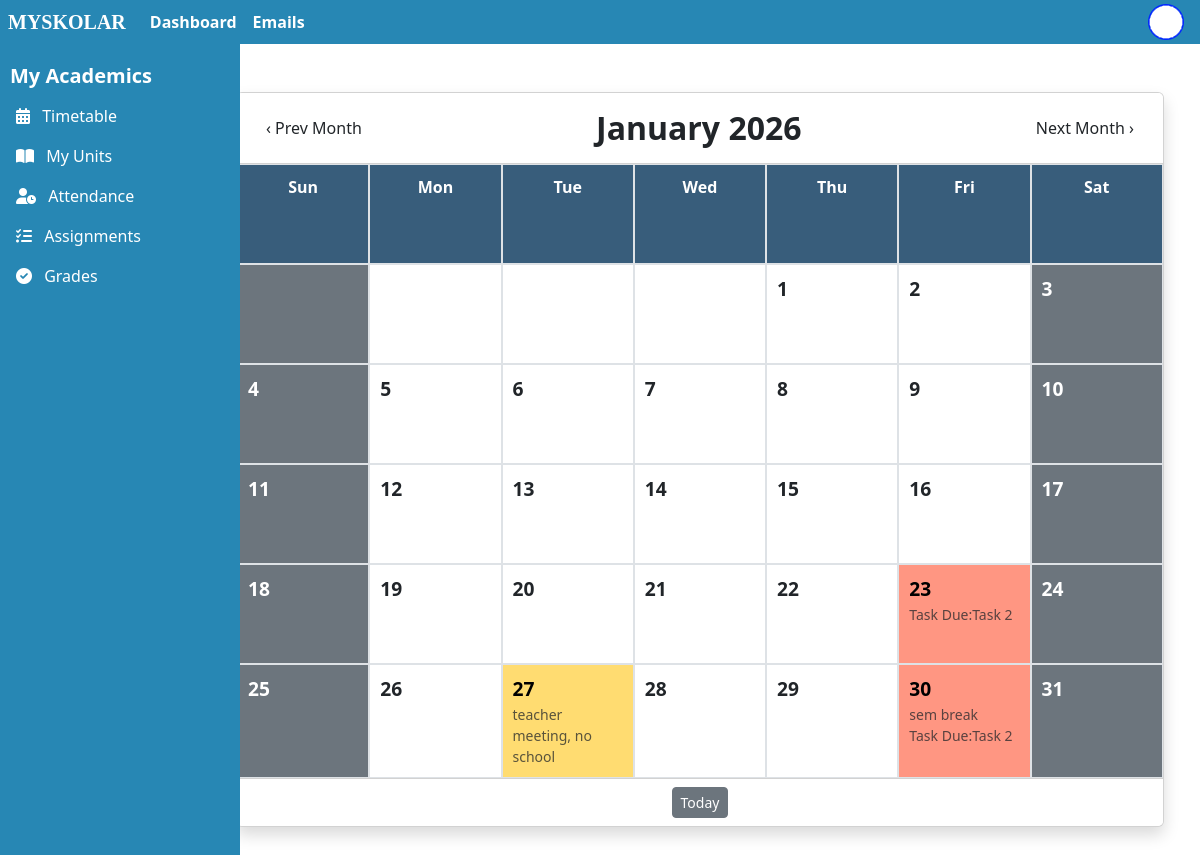
The page /calendar.php (signed in) on the database its author committed.
### tables this page shows
CREATE TABLE `assignments` (
  `assignmentId` int(11) NOT NULL,
  `userId` int(11) NOT NULL,
  `unitId` int(11) NOT NULL,
  `taskTitle` varchar(100) NOT NULL,
  `taskDescription` text NOT NULL,
  `maxMark` smallint(6) NOT NULL,
  `dueDate` date NOT NULL
);

CREATE TABLE `school_calendar` (
  `calendarId` int(11) NOT NULL,
  `eventDate` date NOT NULL,
  `eventDescription` text NOT NULL,
  `eventType` varchar(50) NOT NULL
);

### includes/calendar-inc.php (called while the page is built, shortened)
<?php
if (!empty($_GET['date'])){
$date = date_create($_GET['date']);
}else{
$date = date_create("now");
}
$month=date_format($date,'m');
$monthName=date_format($date,'F');
$year= date_format($date,'Y');
$lastDayOfMonth = date_format($date,'t');
$date = date_create("$year-$month-01");
$firstWeek=date_format($date,'W');
$firstDayOfWeekMonth=date_format($date,'w');
$date = date_create("$year-$month-$lastDayOfMonth");
$lastWeek=date_format($date,'W');
$dt = date_create("$year-$month-01");
date_modify($dt, '+1 month');
$nextMonthDate=date_format($dt, 'Y-m-d');
$dt = date_create("$year-$month-01");
date_modify($dt, '-1 month');
$prevMonthDate = date_format($dt, 'Y-m-d');
$dt = date_create("now");
$today= date_format($dt, 'Y-m-d');
$dayOfWeekCount=0;
$day=1;
?>

### includes/functions.php (called while the page is built, shortened)
<?php
    function getCalendarEvent($conn, $date){
        $sql = "SELECT * FROM school_calendar WHERE eventDate = ?;";
        $stmt = mysqli_stmt_init($conn);
        if(!mysqli_stmt_prepare($stmt,$sql)){
            echo "<p>We have an error - Could not load event dates.</p>";
            exit();
        }
        mysqli_stmt_bind_param($stmt, "s", $date);
        mysqli_stmt_execute($stmt);
        $result = mysqli_stmt_get_result($stmt);
        if($row = mysqli_fetch_assoc($result)){
            return $row;
        }
        else{
            return false;
        }
    }
    function getAssignmentDueDate($conn, $date){
           $sql = "SELECT * FROM assignments WHERE dueDate = ?;";
        $stmt = mysqli_stmt_init($conn);
        if(!mysqli_stmt_prepare($stmt,$sql)){
            echo "<p>We have an error - Could not load assignment due dates.</p>";
            exit();
        }
        mysqli_stmt_bind_param($stmt, "s", $date);
        mysqli_stmt_execute($stmt);
        $result = mysqli_stmt_get_result($stmt);
        if($row = mysqli_fetch_assoc($result)){
            return $row;
        }
        else{
            return false;
        }
    }
?>

### calendar.php (the view, shortened to what this page needs)
<?php
    include "includes/functions.php";
    include "includes/dbh.php";
    include "includes/calendar-inc.php";
     include "includes/header.php";
?>
<main class="col-md-9 ms-sm-auto col-lg-10 px-md-4">
<div class="container my-5">
    <div class="card shadow">
        <iv class="card-header bg-white py-3">
            <div class="d-flex justify-content-between align-items-center">
                <div class="btn-group" role="group">
                    <a href="?date=<?php echo $prevMonthDate;?>" class="btn btn-outline" title="Previous Month">&lsaquo; Prev Month</a>
                </div>
                <h2 class="mb-0 fw-bold"><?php echo "$monthName $year"; ?></h2>
                <div class="btn-group" role="group">
                    <a href="?date=<?php echo $nextMonthDate;?>" class="btn btn-outline" title="Next Month">Next Month &rsaquo;</a>
                </div>
            </div>
        </iv>
        <div class="card-body p-0">
            <div class="d-flex flex-nowrap">
                <div class="calendar-col day-header">Sun</div>
                <div class="calendar-col day-header">Mon</div>
                <div class="calendar-col day-header">Tue</div>
                <div class="calendar-col day-header">Wed</div>
                <div class="calendar-col day-header">Thu</div>
                <div class="calendar-col day-header">Fri</div>
                <div class="calendar-col day-header">Sat</div>
            </div>
   <?php for ($i=$firstWeek;$i<=$lastWeek;$i++): ?>
              <div class="d-flex flex-nowrap">
<div class="calendar-col event-noschool ">
<?php if ($start):?>
 <span class="date-num" id = '<?php echo "$year-$month-$day"?>'><?php echo $day;;?></span>
     <?php $day=$day+1;?>
  <?php endif ?>
</div>
<?php $dayOfWeekCount++;  ?>
 <?php $event = getCalendarEvent($conn, "$year-$month-$day"); ?>
 <?php $assignEvent = getAssignmentDueDate($conn, "$year-$month-$day"); ?>
<div class="calendar-col <?php if($event) echo $event["eventType"] ?> <?php if($assignEvent) echo "event-assignDue"?>">
<?php if ($start):?>
 <span class="date-num" id = '<?php echo "$year-$month-$day"?>'><?php echo $day;;?></span>
     <?php $day=$day+1;?>
  <?php endif ?>
</div>
<?php $dayOfWeekCount++;  ?>
 <?php $event = getCalendarEvent($conn, "$year-$month-$day"); ?>
  <?php $assignEvent = getAssignmentDueDate($conn, "$year-$month-$day"); ?>
<div class="calendar-col <?php if($event) echo $event["eventType"] ?> <?php if($assignEvent) echo "event-assignDue" ?>">
<?php if ($start):?>
 <span class="date-num" id = '<?php echo "$year-$month-$day"?>'><?php echo $day;;?></span>
   <?php if ($event): ?>
    <div class="small text-muted"><?php echo $event["eventDescription"]; ?></div>
 <?php endif; ?>
     <?php $day=$day+1;?>
  <?php endif ?>
</div>
<?php $dayOfWeekCount++;  ?>
 <?php  $event = getCalendarEvent($conn, "$year-$month-$day"); ?>
 <?php $assignEvent = getAssignmentDueDate($conn, "$year-$month-$day"); ?>
<div class="calendar-col <?php if($event) echo $event["eventType"] ?> <?php if($assignEvent) echo "event-assignDue"?>">
<?php if ($start):?>
 <span class="date-num" id = '<?php echo "$year-$month-$day"?>'><?php echo $day;;?></span>
     <?php $day=$day+1;?>
  <?php endif ?>
</div>
<?php $dayOfWeekCount++;  ?>
<?php
if ($dayOfWeekCount == $firstDayOfWeekMonth){
  $start=true;
}
?>
 <?php  $event = getCalendarEvent($conn, "$year-$month-$day"); ?>
  <?php $assignEvent = getAssignmentDueDate($conn, "$year-$month-$day"); ?>
<div class="calendar-col <?php if($event) echo $event["eventType"] ?> <?php if($assignEvent) echo "event-assignDue" ?>">
<?php if ($start):?>
 <span class="date-num" id = '<?php echo "$year-$month-$day"?>'><?php echo $day;;?></span>
     <?php $day=$day+1;?>
  <?php endif ?>
</div>
<?php $dayOfWeekCount++;  ?>
 <?php $event = getCalendarEvent($conn, "$year-$month-$day"); ?>
 <?php $assignEvent = getAssignmentDueDate($conn, "$year-$month-$day"); ?>
<div class="calendar-col <?php if($event) echo $event["eventType"] ?> <?php if($assignEvent) echo "event-assignDue" ?>">
<?php if ($start):?>
 <span class="date-num" id = '<?php echo "$year-$month-$day"?>'><?php echo $day;;?></span>
   <?php if ($event): ?>
    <div class="small text-muted"><?php echo $event["eventDescription"]; ?></div>
 <?php endif; ?>
 <?php if ($assignEvent):  ?>
    <div class="small text-muted">Task Due:<?php echo $assignEvent["taskTitle"]; ?></div>
 <?php endif; ?>
     <?php $day=$day+1;?>
  <?php endif ?>
</div>
<?php $dayOfWeekCount++;  ?>
<div class="calendar-col event-noschool">
<?php if ($start):?>
 <span class="date-num" id = '<?php echo "$year-$month-$day"?>'><?php echo $day;;?></span>
     <?php $day=$day+1;?>
  <?php endif ?>
</div>
<?php $dayOfWeekCount++;  ?>
</div>
   <?php endfor ?>
        </div>
        <div class="card-footer bg-white text-center">
            <a href="?date=<?php echo $today;?>" class="btn btn-secondary btn-sm">Today</a>
        </div>
    </div>
</div>
</main>
<?php  include "includes/footer.php";?>

### css/style.css (style rules this page uses)
html, body { width: 100%; }
.calendar-col { flex: 0 0 14.285%; max-width: 14.285%; min-height: 100px; border: 1px solid #dee2e6; padding: 10px; }
.day-header { background-color: #385D7B; color: white; font-weight: bold; text-align: center; padding: 10px 0; }
.date-num { font-weight: bold; font-size: 1.2rem; }
.event-semesterbreak { background: #88ebff; color: black; }
.event-schoolholiday { background: #ffdc71; color: black; }
.event-noschool { background: #6c757d; color: white; }
.event-assignDue { background: #ff9682; color: black; }

### rows shown on the page
assignments: taskTitle "Task 2"
school_calendar: eventDescription "teacher meeting, no school"
school_calendar: eventDescription "sem break"
assignments: taskTitle "Task 2"

### other values the page prints
$monthName "January"
$year "2026"
